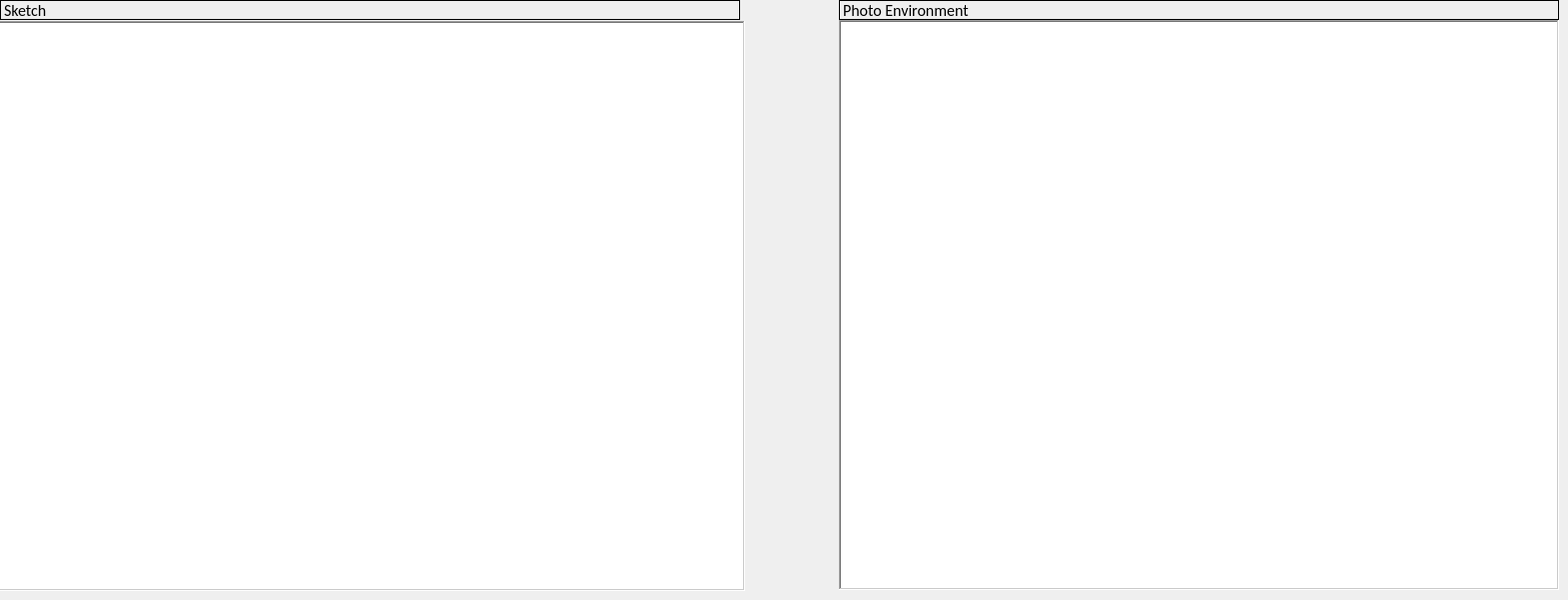
   <widget class="QWidget" name="tab_2">
    <attribute name="title">
     <string>Media</string>
    </attribute>
    <widget class="QListWidget" name="iconListWidget_2">
     <property name="geometry">
      <rect>
       <x>840</x>
       <y>20</y>
       <width>721</width>
       <height>571</height>
      </rect>
     </property>
     <property name="font">
      <font>
       <family>Calibri</family>
       <pointsize>12</pointsize>
      </font>
     </property>
     <property name="frameShape">
      <enum>QFrame::WinPanel</enum>
     </property>
     <property name="showDropIndicator" stdset="0">
      <bool>true</bool>
     </property>
     <property name="dragEnabled">
      <bool>true</bool>
     </property>
     <property name="dragDropOverwriteMode">
      <bool>true</bool>
     </property>
     <property name="dragDropMode">
      <enum>QAbstractItemView::DragDrop</enum>
     </property>
     <property name="defaultDropAction">
      <enum>Qt::IgnoreAction</enum>
     </property>
     <property name="movement">
      <enum>QListView::Snap</enum>
     </property>
     <property name="isWrapping" stdset="0">
      <bool>true</bool>
     </property>
     <property name="resizeMode">
      <enum>QListView::Adjust</enum>
     </property>
     <property name="viewMode">
      <enum>QListView::IconMode</enum>
     </property>
     <property name="uniformItemSizes">
      <bool>true</bool>
     </property>
     <property name="wordWrap">
      <bool>true</bool>
     </property>
     <property name="selectionRectVisible">
      <bool>true</bool>
     </property>
     <property name="sortingEnabled">
      <bool>true</bool>
     </property>
    </widget>
    <widget class="QListWidget" name="iconListWidget">
     <property name="geometry">
      <rect>
       <x>-5</x>
       <y>21</y>
       <width>751</width>
       <height>571</height>
      </rect>
     </property>
     <property name="font">
      <font>
       <family>Calibri</family>
       <pointsize>12</pointsize>
      </font>
     </property>
     <property name="frameShape">
      <enum>QFrame::WinPanel</enum>
     </property>
     <property name="frameShadow">
      <enum>QFrame::Sunken</enum>
     </property>
     <property name="editTriggers">
      <set>QAbstractItemView::AllEditTriggers</set>
     </property>
     <property name="tabKeyNavigation">
      <bool>true</bool>
     </property>
     <property name="showDropIndicator" stdset="0">
      <bool>true</bool>
     </property>
     <property name="dragEnabled">
      <bool>true</bool>
     </property>
     <property name="dragDropOverwriteMode">
      <bool>true</bool>
     </property>
     <property name="dragDropMode">
      <enum>QAbstractItemView::DragDrop</enum>
     </property>
     <property name="defaultDropAction">
      <enum>Qt::LinkAction</enum>
     </property>
     <property name="alternatingRowColors">
      <bool>true</bool>
     </property>
     <property name="movement">
      <enum>QListView::Snap</enum>
     </property>
     <property name="isWrapping" stdset="0">
      <bool>true</bool>
     </property>
     <property name="resizeMode">
      <enum>QListView::Adjust</enum>
     </property>
     <property name="viewMode">
      <enum>QListView::IconMode</enum>
     </property>
     <property name="uniformItemSizes">
      <bool>true</bool>
     </property>
     <property name="wordWrap">
      <bool>true</bool>
     </property>
     <property name="selectionRectVisible">
      <bool>true</bool>
     </property>
     <property name="sortingEnabled">
      <bool>true</bool>
     </property>
    </widget>
    <widget class="QLabel" name="label_23">
     <property name="geometry">
      <rect>
       <x>0</x>
       <y>0</y>
       <width>741</width>
       <height>20</height>
      </rect>
     </property>
     <property name="font">
      <font>
       <family>Calibri</family>
       <pointsize>12</pointsize>
      </font>
     </property>
     <property name="frameShape">
      <enum>QFrame::Panel</enum>
     </property>
     <property name="text">
      <string>Sketch</string>
     </property>
    </widget>
    <widget class="QLabel" name="label_24">
     <property name="geometry">
      <rect>
       <x>840</x>
       <y>0</y>
       <width>721</width>
       <height>20</height>
      </rect>
     </property>
     <property name="font">
      <font>
       <family>Calibri</family>
       <pointsize>12</pointsize>
      </font>
     </property>
     <property name="frameShape">
      <enum>QFrame::Panel</enum>
     </property>
     <property name="text">
      <string>Photo Environment</string>
     </property>
    </widget>
   </widget>
